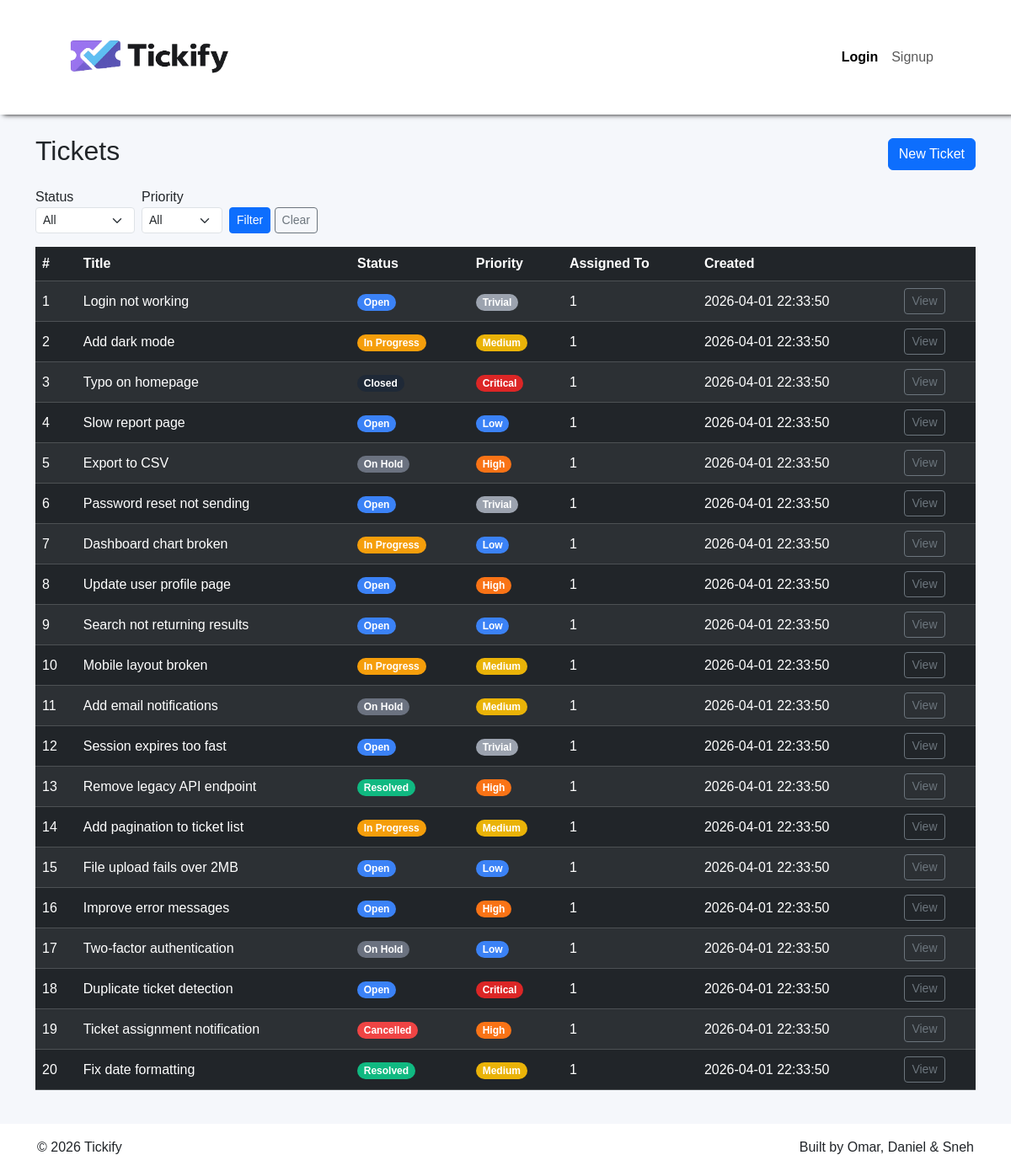
/TicketManagement.php, run on the app's committed database.
### tables this page shows
CREATE TABLE tickets (
    id          INT AUTO_INCREMENT PRIMARY KEY,
    title       VARCHAR(200) NOT NULL,
    description TEXT NOT NULL,
     
    status      ENUM('open', 'in_progress', 'on_hold', 'resolved', 'closed', 'cancelled') DEFAULT 'open',
    priority    INT DEFAULT 3 CHECK (priority BETWEEN 1 AND 5),
    created_by  INT NOT NULL,
    assigned_to INT,
    created_at  TIMESTAMP DEFAULT CURRENT_TIMESTAMP,
    updated_at  TIMESTAMP DEFAULT CURRENT_TIMESTAMP ON UPDATE CURRENT_TIMESTAMP,
    FOREIGN KEY (created_by) REFERENCES users(id),
    FOREIGN KEY (assigned_to) REFERENCES users(id)
);

### TicketRepository.php (called while the page is built, shortened)
<?php
require_once 'Ticket.php';
class TicketRepository
{
    private PDO $pdo;
    public function __construct(PDO $pdo)
    {
        $this->pdo = $pdo;
    }
    public function getFilteredTickets(string $status = '', string $priority = ''): array
    {
        $sql = 'SELECT * FROM tickets WHERE assigned_to = 1';
        $params = [];
        $sql .= ' ORDER BY created_at DESC';
        $stmt = $this->pdo->prepare($sql);
        $stmt->execute($params);
        $tickets = [];
        while ($row = $stmt->fetch(PDO::FETCH_ASSOC)) {
            $tickets[] = new Ticket(
                $row['id'],
                $row['title'],
                $row['description'],
                $row['status'],
                (int) $row['priority'],
                (int) $row['created_by'],
                $row['assigned_to'] ? (int) $row['assigned_to'] : null,
                $row['created_at'],
                $row['updated_at']
            );
        }
        return $tickets;
    }
}
?>

### Ticket.php (called while the page is built, shortened)
<?php
class Ticket {
    private ?int $id;
    private string $title;
    private string $status;
    private int $priority;
    private int $assignedTo;
    private ?string $createdAt;
    public function __construct(
        ?int $id,
        string $title,
        string $description,
        string $status,
        int $priority,
        int $createdBy,
        int $assignedTo,
        ?string $createdAt = null,
        ?string $updatedAt = null
    ) {
        $this->id = $id;
        $this->title = trim($title);
        $this->status = $status;
        $this->priority = $priority;
        $this->assignedTo = $assignedTo;
        $this->createdAt = $createdAt;
    }
    public function getId(): ?int {
        return $this->id;
    }
    public function getTitle(): string {
        return $this->title;
    }
    public function getStatus(): string {
        return $this->status;
    }
    public function getPriority(): int {
        return $this->priority;
    }
    public function getAssignedTo(): ?int {
        return $this->assignedTo;
    }
    public function getCreatedAt(): ?string {
        return $this->createdAt;
    }
}

### enum/TicketStatusEnum.php (called while the page is built, shortened)
<?php
enum TicketStatusEnum: string
{
    public function label(): string
    {
        return match ($this) {
            self::Open => 'Open',
            self::InProgress => 'In Progress',
            self::OnHold => 'On Hold',
            self::Resolved => 'Resolved',
            self::Closed => 'Closed',
            self::Cancelled => 'Cancelled',
        };
    }
        public function color(): string
    {
        return match ($this) {
            self::Open => '#3B82F6',
            self::InProgress => '#F59E0B',
            self::OnHold => '#6B7280',
            self::Resolved => '#10B981',
            self::Closed => '#1F2937',
            self::Cancelled => '#EF4444',
        };
    }
}
?>

### enum/TicketPriorityEnum.php (called while the page is built, shortened)
<?php
enum TicketPriorityEnum: int
{
    public function label(): string
    {
        return match ($this) {
            self::Critical => 'Critical',
            self::High => 'High',
            self::Medium => 'Medium',
            self::Low => 'Low',
            self::Trivial => 'Trivial',
        };
    }
    public function color(): string
    {
        return match ($this) {
            self::Critical => '#DC2626',
            self::High => '#F97316',
            self::Medium => '#EAB308',
            self::Low => '#3B82F6',
            self::Trivial => '#9CA3AF',
        };
    }
}
?>

### TicketManagement.php (the view, shortened to what this page needs)
<?php
require_once 'Ticket.php';
require_once 'TicketRepository.php';
require_once 'database.php';
require_once 'enum/TicketPriorityEnum.php';
require_once 'enum/TicketStatusEnum.php';
$errors = [];
if ($_SERVER['REQUEST_METHOD'] === 'GET') {
    try {
        $filterStatus = $_GET['status'] ?? '';
        $filterPriority = $_GET['priority'] ?? '';
        try {
            $ticketRepository = new TicketRepository($pdo);
            $tickets = $ticketRepository->getFilteredTickets($filterStatus, $filterPriority);
        } catch (Exception $e) {
            $errors['general'] = 'Error fetching tickets: ' . $e->getMessage();
        }
    } catch (Exception $e) {
        $errors['general'] = 'Error fetching tickets: ' . $e->getMessage();
    }
}
?>
<!DOCTYPE html>
<html lang="en">
<head>
    <link href="https://cdn.jsdelivr.net/npm/bootstrap@5.3.8/dist/css/bootstrap.min.css" rel="stylesheet"
>
    <link rel="stylesheet" href="style.css">
</head>
<body>
    <header>
        <nav class="navbar navbar-expand-lg">
            <div class="container-fluid">
                <a href="./index.php"><img src="./images/tickify_logo.png" class="header-logo"></a>
                <div class="d-flex" id="navbarNavAltMarkup">
                    <div class="navbar-nav">
                        <a class="nav-link active" aria-current="page" href="./index.php">Login</a>
                        <a class="nav-link" href="./signup.php">Signup</a>
                    </div>
                </div>
            </div>
        </nav>
    </header>
    <main class="container my-4">
        <div class="d-flex justify-content-between align-items-center mb-3">
            <h2>Tickets</h2>
            <a href="./create_ticket.php" class="btn btn-primary">New Ticket</a>
        </div>
        <?php if (empty($tickets)): ?>
            <div class="alert alert-info">No tickets found.</div>
        <?php else: ?>
            <div class="table-responsive">
                <form method="GET" class="row g-2 mb-3 align-items-end">
                    <div class="col-auto">
                        <label class="form-label mb-0">Status</label>
                        <select name="status" class="form-select form-select-sm">
                            <option value="">All</option>
                        </select>
                    </div>
                    <div class="col-auto">
                        <label class="form-label mb-0">Priority</label>
                        <select name="priority" class="form-select form-select-sm">
                            <option value="">All</option>
                        </select>
                    </div>
                    <div class="col-auto">
                        <button type="submit" class="btn btn-sm btn-primary">Filter</button>
                        <a href="./TicketManagement.php" class="btn btn-sm btn-outline-secondary">Clear</a>
                    </div>
                </form>
                <table class="table table-hover table-dark align-middle table-striped">
                    <thead class="table-dark">
                        <tr>
                            <th>#</th>
                            <th>Title</th>
                            <th>Status</th>
                            <th>Priority</th>
                            <th>Assigned To</th>
                            <th>Created</th>
                            <th></th>
                        </tr>
                    </thead>
                    <tbody>
                        <?php foreach ($tickets as $ticket):
                            $status = TicketStatusEnum::from($ticket->getStatus());
                            $priority = TicketPriorityEnum::from($ticket->getPriority());
                            ?>
                            <tr>
                                <td><?= $ticket->getId() ?></td>
                                <td><?= htmlspecialchars($ticket->getTitle()) ?></td>
                                <td>
                                    <span class="badge rounded-pill" style="background-color: <?= $status->color() ?>">
                                        <?= $status->label() ?>
                                    </span>
                                </td>
                                <td>
                                    <span class="badge rounded-pill" style="background-color: <?= $priority->color() ?>">
                                        <?= $priority->label() ?>
                                    </span>
                                </td>
                                <td><?= $ticket->getAssignedTo() ?? '—' ?></td>
                                <td><?= $ticket->getCreatedAt() ?></td>
                                <td>
                                    <a href="./ticketDetail.php?id=<?= $ticket->getId() ?>" class="btn btn-sm btn-outline-secondary">
                                        View
                                    </a>
                                </td>
                            </tr>
                        <?php endforeach; ?>
                    </tbody>
                </table>
            </div>
        <?php endif; ?>
    </main>
    <footer class="footer">
        <div class="container d-flex justify-content-between align-items-center">
            <p class="mb-0">&copy; 2026 Tickify</p>
            <p class="mb-0">
                Built by Omar, Daniel & Sneh
            </p>
        </div>
    </footer>
</body>
</html>

### style.css (style rules this page uses)
* { margin: 0; font-family: Arial, Helvetica, sans-serif; }
header { padding: 2rem 4rem; background-color: white; box-shadow: 4px 0px 6px black; }
.header-logo { width: 200px; }
.footer { background-color: white; padding: 1rem 2rem; }
.footer p { margin: 0; }
.navbar .nav-link.active { font-weight: bold; }
#navbarNavAltMarkup { padding: 0.5rem; }
body { background-color: #F5F7FB; }

### data on the page
tickets: assigned_to "1", title "Login not working", label "Open", label "Trivial", created_at "2026-04-01 22:33:50"
tickets: id "2", title "Add dark mode", label "In Progress", label "Medium", assigned_to "1", created_at "2026-04-01 22:33:50"
tickets: id "3", title "Typo on homepage", label "Closed", label "Critical", assigned_to "1", created_at "2026-04-01 22:33:50"
tickets: priority "4", title "Slow report page", label "Open", label "Low", assigned_to "1", created_at "2026-04-01 22:33:50"
tickets: id "5", title "Export to CSV", label "On Hold", label "High", assigned_to "1", created_at "2026-04-01 22:33:50"
tickets: id "6", title "Password reset not sending", label "Open", label "Trivial", assigned_to "1", created_at "2026-04-01 22:33:50"
tickets: id "7", title "Dashboard chart broken", label "In Progress", label "Low", assigned_to "1", created_at "2026-04-01 22:33:50"
tickets: id "8", title "Update user profile page", label "Open", label "High", assigned_to "1", created_at "2026-04-01 22:33:50"
tickets: id "9", title "Search not returning results", label "Open", label "Low", assigned_to "1", created_at "2026-04-01 22:33:50"
tickets: id "10", title "Mobile layout broken", label "In Progress", label "Medium", assigned_to "1", created_at "2026-04-01 22:33:50"
tickets: id "11", title "Add email notifications", label "On Hold", label "Medium", assigned_to "1", created_at "2026-04-01 22:33:50"
tickets: id "12", title "Session expires too fast", label "Open", label "Trivial", assigned_to "1", created_at "2026-04-01 22:33:50"
tickets: id "13", title "Remove legacy API endpoint", label "Resolved", label "High", assigned_to "1", created_at "2026-04-01 22:33:50"
tickets: id "14", title "Add pagination to ticket list", label "In Progress", label "Medium", assigned_to "1", created_at "2026-04-01 22:33:50"
tickets: id "15", title "File upload fails over 2MB", label "Open", label "Low", assigned_to "1", created_at "2026-04-01 22:33:50"
tickets: id "16", title "Improve error messages", label "Open", label "High", assigned_to "1", created_at "2026-04-01 22:33:50"
tickets: id "17", title "Two-factor authentication", label "On Hold", label "Low", assigned_to "1", created_at "2026-04-01 22:33:50"
tickets: id "18", title "Duplicate ticket detection", label "Open", label "Critical", assigned_to "1", created_at "2026-04-01 22:33:50"
tickets: id "19", title "Ticket assignment notification", label "Cancelled", label "High", assigned_to "1", created_at "2026-04-01 22:33:50"
tickets: id "20", title "Fix date formatting", label "Resolved", label "Medium", assigned_to "1", created_at "2026-04-01 22:33:50"
